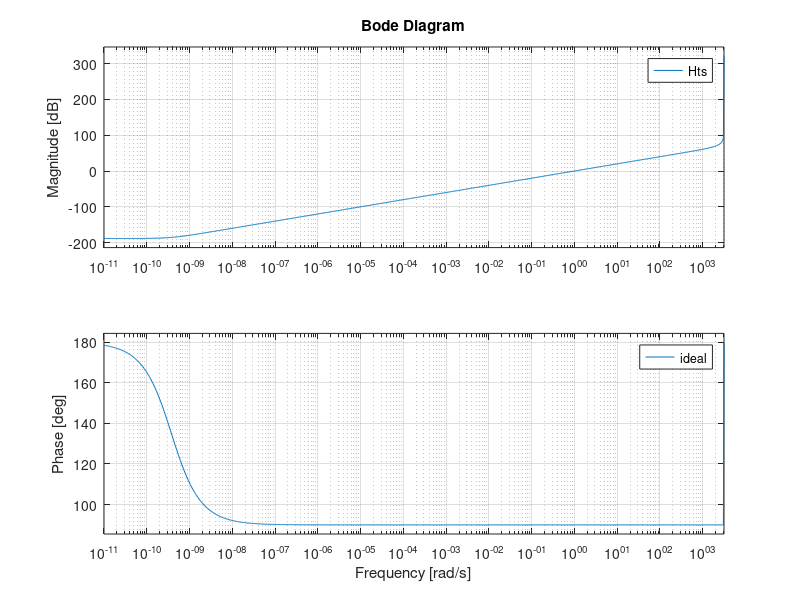
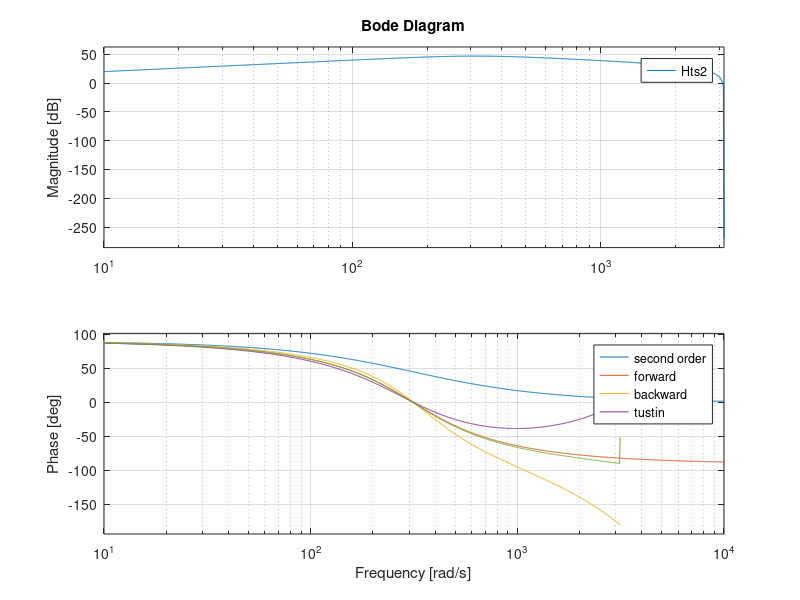
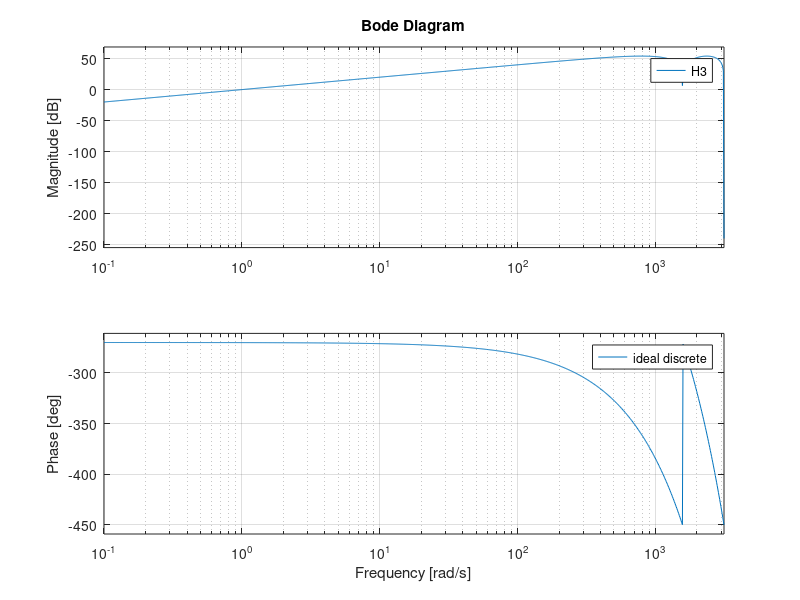
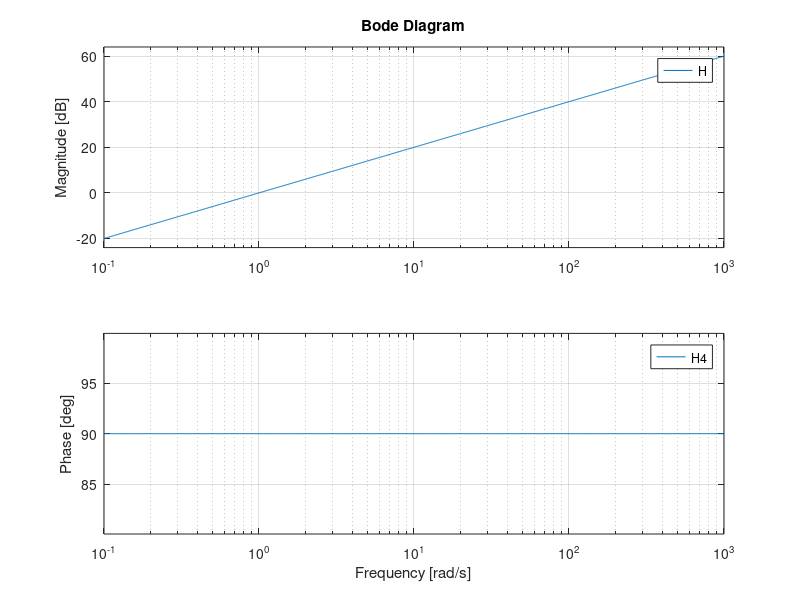

MATLAB code for these plots, in order:
%% Initialisation
clear all
close all
clc

%% Parameters
T = 1 / (2 * pi * 50);
wc = 2 * pi * 50;
d = 1 / sqrt(2);
Ts = 0.001;

s = tf('s');
z = tf('z', Ts);

%% Transfer functions
H = s;
H1 = s / (T * s + 1);
H2 = wc^2 * s / (s^2 + 2 * d * wc * s + wc^2);

%% Discretisation of ideal
Hfe = (z - 1) / Ts;
Hbe = (1 - z^-1) / Ts;
Hts = minreal(c2d(H, Ts, "tustin"));

figure(1)
grid on
hold on
bode(H)
bode(Hfe)
bode(Hbe)
bode(Hts)
legend("ideal", "forward", "backward", "tustin")

% Hts approximates best the phase
% Both Hbe and Hfe are physically implementable

%% Discretisation of H1
Hfe1 = minreal(((z - 1) / Ts) / (T * (z - 1) / Ts + 1));
Hbe1 = minreal(((1 - z^-1) / Ts) / (T * (1 - z^-1) / Ts + 1));
Hts1 = minreal(c2d(H1, Ts, "tustin"));

figure(2)
grid on
hold on
bode(H1)
% bode(Hfe1)
% bode(Hbe1)
% bode(Hts1)
% legend("first order", "forward", "backward", "tustin")

% Hts approximates best the phase
% Both Hbe and Hfe approximate best the magnitude

%% Discretisation of H2
s2 = (z - 1) / Ts;
Hfe2 = minreal(wc^2 * s2 / (s2^2 + 2 * d * wc * s2 + wc^2));
s2 = (1 - z^-1) / Ts;
Hbe2 = minreal(wc^2 * s2 / (s2^2 + 2 * d * wc * s2 + wc^2));
Hts2 = minreal(c2d(H2, Ts, "tustin"));

figure(2)
grid on
hold on
bode(H2)
bode(Hfe2)
bode(Hbe2)
bode(Hts2)
legend("second order", "forward", "backward", "tustin")

% Hts approximates best the phase
% Both Hbe and Hfe approximate best the magnitude

%% Generalised H3
N = 4;
H3 = (1 - z^-N) / (N * Ts);

figure(4)
grid on
hold on
bode(Hbe)
bode(H3)
legend("ideal discrete", "general")

% H3 has a zero at high frequency, it attenuates more than Hbe

%% Approximating H
H4 = 1 / (6 * Ts) * (1 + 3 * z^-1 - 3 * z^-2 - z^-3);

figure(5)
hold on
bode(H4)
bode(H)
legend("H4", "ideal")

% Magnitude is similar for low frequencies, whereas the phase is different
% H4 is physically implementable

%% Simulating an input
k = 0:1:2000;
t = k * Ts;
r = 25 * t;
n = 0.002 * (rand(1, 2001) - 0.5);
u = r + n;

[num, den] = tfdata(Hbe, 'v');
u1  = filter(num, den, u);
% [num, den] = tfdata(Hfe, 'v');
% u2  = filter(num, den, u);
[num, den] = tfdata(Hts, 'v');
u3  = filter(num, den, u);
[num, den] = tfdata(Hbe1, 'v');
u4  = filter(num, den, u);
[num, den] = tfdata(Hfe1, 'v');
u5  = filter(num, den, u);
[num, den] = tfdata(Hts1, 'v');
u6  = filter(num, den, u);
[num, den] = tfdata(Hbe2, 'v');
u7  = filter(num, den, u);
[num, den] = tfdata(Hfe2, 'v');
u8  = filter(num, den, u);
[num, den] = tfdata(Hts2, 'v');
u9  = filter(num, den, u);
[num, den] = tfdata(H3, 'v');
u10 = filter(num, den, u);
[num, den] = tfdata(H4, 'v');
u11 = filter(num, den, u);

figure(6)
grid on
hold on
plot(t, u)

figure(7)
grid on
hold on
plot(t, u1)
% plot(t, u2)
plot(t, u3)
plot(t, u4)
plot(t, u5)
plot(t, u6)
plot(t, u7)
plot(t, u8)
plot(t, u9)
plot(t, u10)
plot(t, u11)
legend("Hbe", "Hts", "Hbe1", "Hfe1", "Hts1", "Hbe2", "Hfe2", "Hts2", ...
    "H3", "H4")

%% Computing variance
vars = [var(u1(100:end))
        var(u3(100:end))
        var(u4(100:end))
        var(u5(100:end))
        var(u6(100:end))
        var(u7(100:end))
        var(u8(100:end))
        var(u9(100:end))
        var(u10(100:end))
        var(u11(100:end))];
% var2 = var(u2(100:end));

% The minimum variance is for u7, so Hbe2
